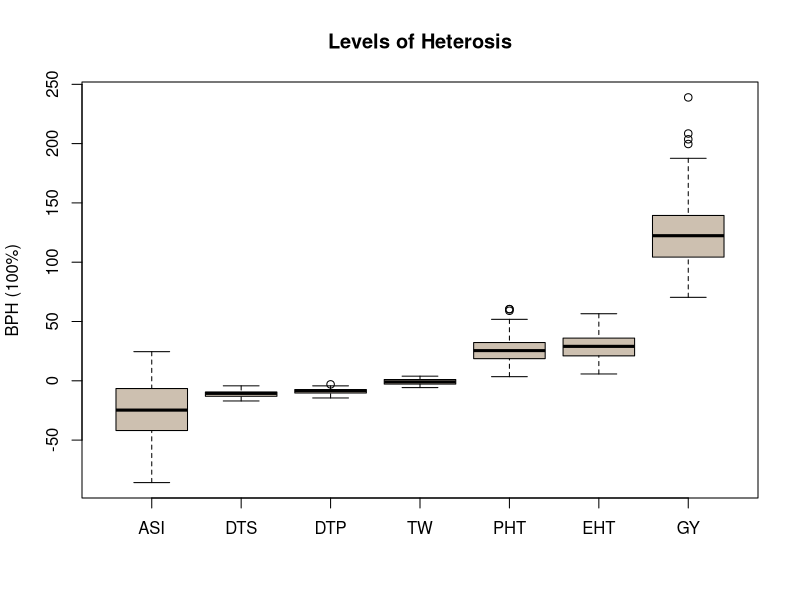

Here is the R script that generated this plot:
# Jinliang Yang
# Octo. 27th, 2014
# purpose: levels of heterosis


#######
plot_loh <- function(trait=trait, ...){
  trait$pMPH <- trait$pMPH
  trait$pBPHmax <- trait$pBPHmax
  #trait$pBPHmin <- abs(trait$pBPHmin)
  #par(mfrow=c(1,2))
  #bymed <- with(trait, reorder(trait, pMPH, median))
  #boxplot(BPHmax ~ bymed, data=trait,
  #        xlab = "phenotypic traits", ylab= "BPH", col="lightgray", 
  #        main="better parental heterosis")
  
  bymed2 <- with(trait, reorder(trait, pBPHmax, median))
  boxplot(pBPHmax ~ bymed2, data=trait,
          xlab = "", ylab= "BPH (100%)", col="antiquewhite3", 
          ...)
  return(trait)
}
##### note: change to abs value
trait <- read.csv("data/trait_matrix.csv")
trait[trait$trait == "ASI", ]$pBPHmax <- trait[trait$trait == "ASI", ]$pBPHmin
#trait[trait$trait == "ASI", ]$BPHmax <- trait[trait$trait == "ASI", ]$BPHmin

trait$pBPHmax <- trait$pBPHmax*100
trait <- subset(trait, pBPHmax<300)

pdf("graphs/Fig1b.pdf", width=5, height=5)
trait <- plot_loh(trait=trait, main="Levels of Heterosis")
dev.off()

####>>>>
mean(trait$BPHmax)
sd(trait$BPHmax)
mean(trait$pBPHmax) #0.33
sd(trait$pBPHmax) #0.45

mean(subset(trait, trait == "GY")$BPHmax) #95.01229 
sd(subset(trait, trait == "GY")$BPHmax) #16
